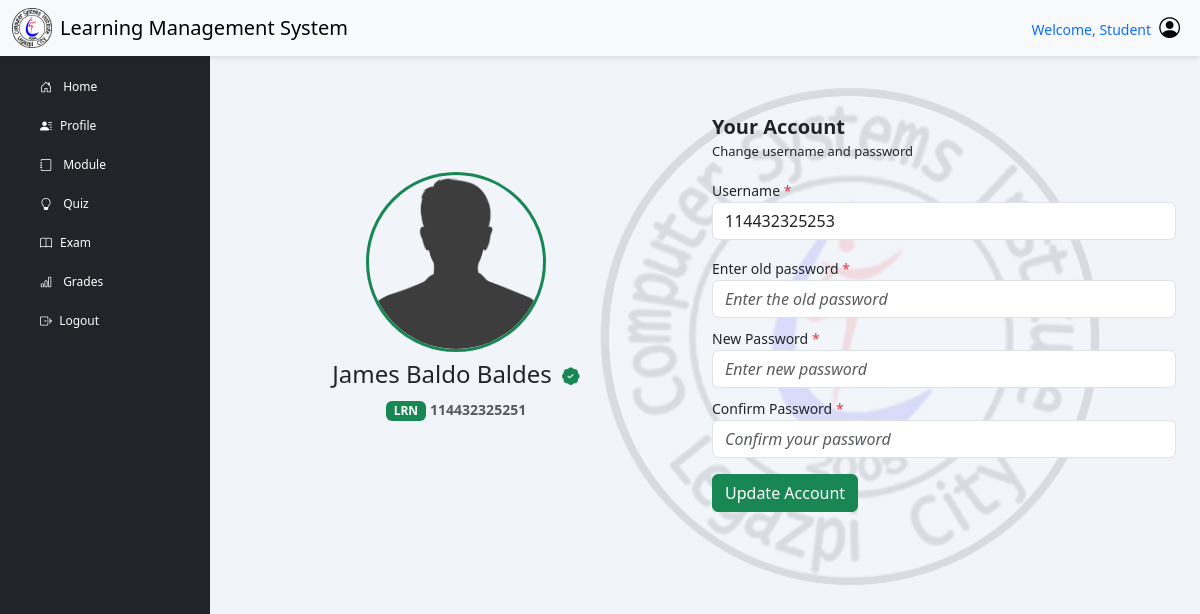
The app's page /?page=student_account (signed in) with its own data.
### tables this page shows
CREATE TABLE `student` (
  `stu_lrn` varchar(12) NOT NULL COMMENT 'STUDENT LRN',
  `stu_fname` varchar(50) NOT NULL,
  `stu_mname` varchar(30) DEFAULT NULL,
  `stu_lname` varchar(50) NOT NULL,
  `stu_address` varchar(100) NOT NULL,
  `stu_contact` varchar(15) NOT NULL,
  `stu_gender` varchar(50) NOT NULL,
  `stu_email` varchar(100) NOT NULL,
  `stu_dob` date NOT NULL,
  `stu_pob` varchar(70) NOT NULL COMMENT 'Place of birth',
  `father_name` varchar(250) NOT NULL COMMENT 'Parent name',
  `mother_name` varchar(250) NOT NULL COMMENT 'Parent Name',
  `parent_contact` varchar(15) NOT NULL,
  `image` varchar(255) DEFAULT NULL,
  `id` varchar(50) DEFAULT NULL COMMENT 'User ID'
);

CREATE TABLE `users` (
  `user_num` int NOT NULL,
  `id` varchar(50) NOT NULL,
  `username` varchar(50) DEFAULT NULL,
  `password` varchar(100) DEFAULT NULL,
  `role` varchar(50) NOT NULL,
  `date_added` datetime DEFAULT CURRENT_TIMESTAMP
);

### includes/function.php (called while the page is built, shortened)
<?php
class myDataBase
{
    private $hostname;
    private $username;
    private $password;
    private $database;
    public $con;
    public function __construct($hostname, $username, $password, $database)
    {
        $this->hostname = $hostname;
        $this->username = $username;
        $this->password = $password;
        $this->database = $database;
    }
    public function connection()
    {
        try {
            if (!$this->con) {
                $this->con = mysqli_connect($this->hostname, $this->username, $this->password, $this->database);
                if ($this->con) {
                    return true;
                } else {
                    return false;
                }
            } else {
                return true;
            }
        } catch (mysqli_sql_exception $e) {
            echo $e;
        }
    }
    public function disconnect()
    {
        if ($this->con) {
            if (mysqli_close($this->con)) {
                $this->con = false;
                return true;
            } else {
                return false;
            }
        } else {
            return true;
        }
    }
    public function getStudentInfo($studentID)
    {
        $sql = "SELECT * FROM `student` WHERE stu_lrn = ?";
        $stmt = $this->con->prepare($sql);
        $stmt->bind_param("i", $studentID);
        $stmt->execute();
        $result = $stmt->get_result()->fetch_assoc();
        return $result;
    }
    public function getAccountUser($id)
    {
        $sql = "SELECT * FROM `users` WHERE id = ?";
        $stmt = $this->con->prepare($sql);
        $stmt->bind_param("s", $id);
        $stmt->execute();
        $result = $stmt->get_result()->fetch_assoc();
        return $result;
    }
}

### includes/dbh-inc.php (called while the page is built)
<?php
include "function.php";
$mySQLFunction = new myDataBase("localhost", "root", "Nicolas051002", "lms_db");

### student_account.php (the view, shortened to what this page needs)
<?php
require_once "./includes/dbh-inc.php";
$mySQLFunction->connection();
$account = $mySQLFunction->getAccountUser($_SESSION['id']);
$studentInfo  = $mySQLFunction->getStudentInfo($_SESSION['stu_lrn']);
$studentFullName = $studentInfo['stu_fname'] . ' ' . $studentInfo['stu_mname'] . ' ' . $studentInfo['stu_lname'];
?>
<main class="col-md-12 ms-sm-auto col-lg-10">
    <div class="container">
        <div class="row mt-5">
            <div class="col-md-12">
                <div class="profile-card">
                    <div class="container position-relative">
                        <img
                            style="position: absolute; top: 50%; left: 50%; transform: translate(-20%, -50%);
                            width: 500px; opacity: 0.10; z-index: -1;"
                            src="./assets/img/csi.webp"
                            alt="LMS Logo">
                        <div class="row justify-content-between">
                            <div class="col-md-6 col-12 text-center">
                                <div class="profile-header" style="margin-top: 60px;">
                                    <?php
                                    $uploadDir = "./assets/Upload/";
                                    if (!empty($studentInfo['image']) && file_exists($uploadDir . $studentInfo['image'])) {
                                    ?>
                                        <img src="<?php echo htmlspecialchars($uploadDir . $studentInfo['image']); ?>" alt="Profile Image" draggable="false" class="profile-img-circle mb-2">
                                        <?php
                                    } else {
                                        if ($studentInfo['stu_gender'] === "MALE") {
                                        ?>
                                            <img src="./assets/Upload/resources/default-male.png" alt="Profile Image" draggable="false" class="profile-img-circle mb-2">
                                        <?php
                                        } else {
                                        ?>
                                            <img src="./assets/Upload/resources/default-female.png" alt="Profile Image" draggable="false" class="profile-img-circle mb-2">
                                    <?php
                                        }
                                    }
                                    ?>
                                    <h4><?php echo ucwords(strtolower($studentFullName)); ?>
                                        <i class="bi bi-patch-check-fill ms-1 text-success" style="font-size: 1.1rem;"></i>
                                    </h4>
                                    <span class="badge bg-success text-white">LRN</span>
                                    <small class="text-muted fw-semibold">
                                        <?php echo htmlspecialchars($studentInfo['stu_lrn'], ENT_QUOTES, 'UTF-8'); ?>
                                    </small>
                                    <br />
                                </div>
                            </div>
                            <div class="col-md-6 col-12">
                                <form action="./includes/Operation/updateStudentAccount.php" method="POST" class="needs-validation" novalidate>
                                    <div class="mb-3">
                                        <strong class="fs-5">Your Account</strong>
                                        <p style="font-size: 13px;">Change username and password</p>
                                    </div>
                                    <div class="mb-3">
                                        <small>Username <span class="text-danger">*</span></small>
                                        <input type="text" name="username" value="<?php echo $account['username']; ?>" class="form-control" required>
                                    </div>
                                    <div class="mb-2">
                                        <small>Enter old password <span class="text-danger">*</span></small>
                                        <input type="password" name="oldpass" placeholder="Enter the old password" style="font-style:italic" class="form-control" required>
                                    </div>
                                    <div class="mb-2">
                                        <small>New Password <span class="text-danger">*</span></small>
                                        <input type="password" name="newpass" placeholder="Enter new password" style="font-style:italic" class="form-control" required>
                                    </div>
                                    <div class="mb-3">
                                        <small>Confirm Password <span class="text-danger">*</span></small>
                                        <input type="password" name="confirmpass" placeholder="Confirm your password" style="font-style:italic; " class="form-control" required>
                                    </div>
                                    <div style="margin-bottom: 50px;">
                                        <button name="submit" class="btn btn-success" type="submit">Update Account</button>
                                    </div>
                                </form>
                            </div>
                        </div>
                    </div>
                </div>
            </div>
        </div>
    </div>
</main>

### assets/css/student.css (style rules this page uses)
body { font-family: "Segoe UI", Tahoma, Geneva, Verdana, sans-serif; background-color: #f1f4f9; }
.form-control { border-radius: 0.375rem; }
.profile-header, .profile-details { text-align: center; }
.profile-img-circle { border-radius: 50%; width: 180px; height: 180px; object-fit: cover; border: 3px solid #198754; }

### records on screen
student: studentFullName "James Baldo Baldes", stu_lrn "114432325251"
users: username "114432325253"

### other values on screen
$_SESSION["user_role"] "Student"
